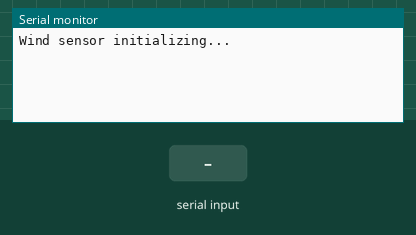
Bench run of a sketch on a simulated Arduino Uno, built with avr-gcc and run on an emulated ATmega328P. On the bench: the last lines printed to the serial monitor. Inputs (shaded band) come from the test bench.

Above: at 7.2 s.
7.3 s: "1" received over the second serial link
At 9.2 s:
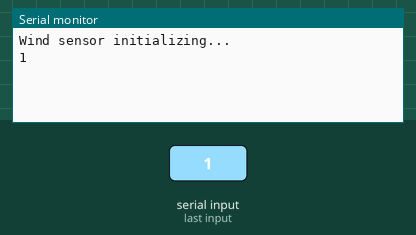
9.5 s: "0" received over the second serial link
At 10.8 s:
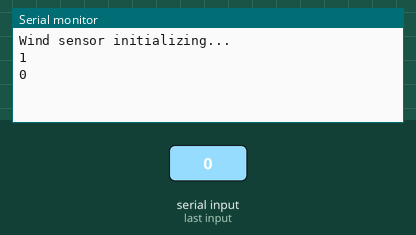
11.0 s: "2" received over the second serial link
At 11.6 s:
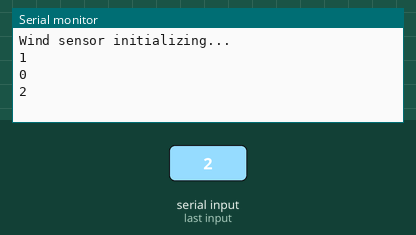

Measured:
- after the input at 7.3 s, the serial monitor: prints a new line after 0.76 s (image 1)
- after the input at 9.5 s, the serial monitor: prints a new line after 0.58 s (image 2)
- after the input at 11.0 s, the serial monitor: prints a new line after 0.09 s (image 3)

The sketch:

serial_comms.ino
```cpp
#include <SoftwareSerial.h>

// pin6 UNO RX --> connect to FT205 TX (Yellow)
// pin7 UNO TX --> connect to FT205 RX (Blue)
SoftwareSerial mySerial(6, 7);

void setup() {
  Serial.begin(9600);
  mySerial.begin(9600);
  Serial.print("Wind sensor initializing...\r\n");
  delay(3000);
  // SET ft205ev to UART mode
  mySerial.write("$01CIU*//\r\n");
  delay(2000);
  // QUERY if comms protocol is set
  mySerial.write("$01CI?*//\r\n");
  delay(1000);

}

void loop() {
  // QUERY wind speed and direction msg
  mySerial.write("$//WV?*//\r\n");
  while(mySerial.available())
  {
    Serial.write(mySerial.read());
  }
  Serial.println();
  delay(1000);
}
```
